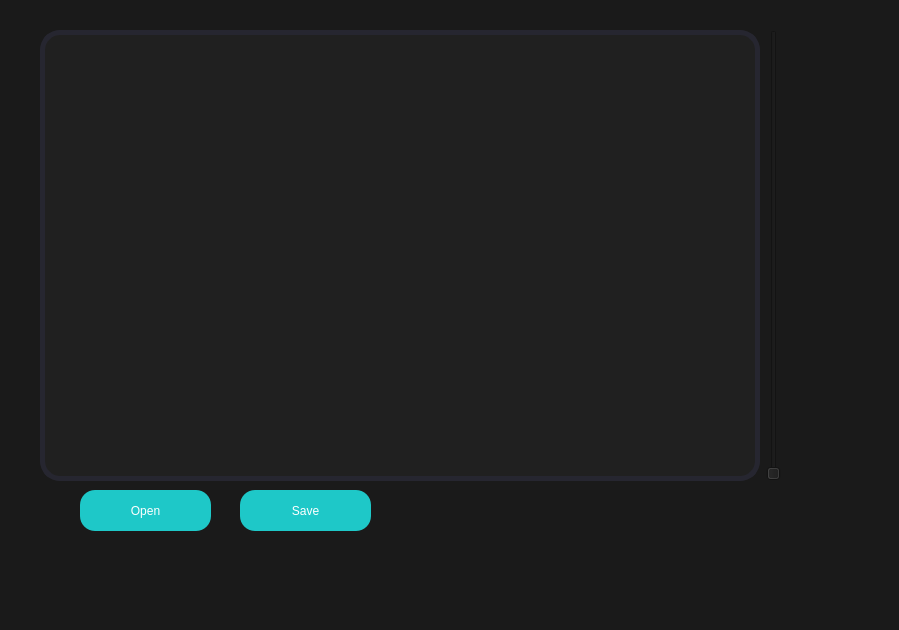
<?xml version="1.0" encoding="UTF-8"?>
<ui version="4.0">
 <class>Camera_Window</class>
 <widget class="QMainWindow" name="Camera_Window">
  <property name="geometry">
   <rect>
    <x>0</x>
    <y>0</y>
    <width>899</width>
    <height>630</height>
   </rect>
  </property>
  <property name="windowTitle">
   <string>MainWindow</string>
  </property>
  <property name="styleSheet">
   <string notr="true">background-color: rgb(26, 26, 26);</string>
  </property>
  <widget class="QWidget" name="centralwidget">
   <widget class="QWidget" name="layoutWidget">
    <property name="geometry">
     <rect>
      <x>40</x>
      <y>30</y>
      <width>741</width>
      <height>451</height>
     </rect>
    </property>
    <layout class="QGridLayout" name="gridLayout">
     <item row="0" column="0" colspan="2">
      <layout class="QHBoxLayout" name="horizontalLayout_2">
       <item>
        <widget class="QLabel" name="label">
         <property name="styleSheet">
          <string notr="true">QLabel{
	border: 5px solid rgb(38, 38, 48);
	border-radius: 20px;
	color: #FFF;
	padding-left: 15px;
	background-color: rgb(32, 32, 32);
}</string>
         </property>
         <property name="text">
          <string/>
         </property>
        </widget>
       </item>
       <item>
        <layout class="QHBoxLayout" name="horizontalLayout">
         <item>
          <widget class="QSlider" name="verticalSlider">
           <property name="styleSheet">
            <string notr="true">QVerticalSlider{
	border: 5px solid rgb(38, 38, 48);
	border-radius: 20px;
	color: #FFF;
	padding-left: 15px;
	background-color: rgb(32, 32, 32);

}</string>
           </property>
           <property name="orientation">
            <enum>Qt::Vertical</enum>
           </property>
          </widget>
         </item>
        </layout>
       </item>
      </layout>
     </item>
    </layout>
   </widget>
   <widget class="QPushButton" name="pushButton_2">
    <property name="geometry">
     <rect>
      <x>80</x>
      <y>490</y>
      <width>131</width>
      <height>41</height>
     </rect>
    </property>
    <property name="styleSheet">
     <string notr="true">QPushButton {
	border-radius:15px;

	
	background-color: rgb(30, 200, 200);

	color: rgb(255, 255, 255)
}

QPushButton:hover {
	
	background-color: rgb(30, 150, 150);
}
</string>
    </property>
    <property name="text">
     <string>Open</string>
    </property>
   </widget>
   <widget class="QPushButton" name="pushButton">
    <property name="geometry">
     <rect>
      <x>240</x>
      <y>490</y>
      <width>131</width>
      <height>41</height>
     </rect>
    </property>
    <property name="styleSheet">
     <string notr="true">QPushButton {
	border-radius:15px;

	
	background-color: rgb(30, 200, 200);

	color: rgb(255, 255, 255)
}

QPushButton:hover {
	
	background-color: rgb(30, 150, 150);
}
</string>
    </property>
    <property name="text">
     <string>Save</string>
    </property>
   </widget>
  </widget>
  <widget class="QMenuBar" name="menubar">
   <property name="geometry">
    <rect>
     <x>0</x>
     <y>0</y>
     <width>899</width>
     <height>26</height>
    </rect>
   </property>
  </widget>
  <widget class="QStatusBar" name="statusbar"/>
 </widget>
 <resources/>
 <connections/>
</ui>
